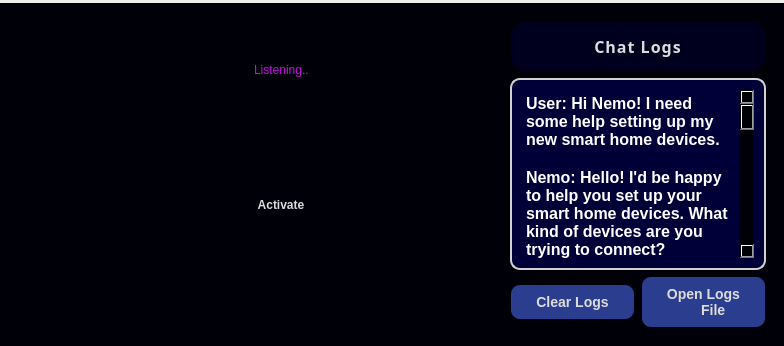
         <widget class="QWidget" name="page_2">
          <layout class="QGridLayout" name="gridLayout_3">
           <property name="leftMargin">
            <number>0</number>
           </property>
           <property name="topMargin">
            <number>3</number>
           </property>
           <property name="rightMargin">
            <number>0</number>
           </property>
           <property name="bottomMargin">
            <number>0</number>
           </property>
           <property name="spacing">
            <number>0</number>
           </property>
           <item row="0" column="0">
            <widget class="QWidget" name="widget_5" native="true">
             <property name="styleSheet">
              <string notr="true">background-color: rgb(0, 0, 8);</string>
             </property>
             <layout class="QHBoxLayout" name="horizontalLayout_16">
              <item>
               <widget class="QFrame" name="frame_9">
                <property name="styleSheet">
                 <string notr="true">
background-color: rgb(255, 255, 255);
background-color: rgb(0, 0, 8);</string>
                </property>
                <property name="frameShape">
                 <enum>QFrame::StyledPanel</enum>
                </property>
                <property name="frameShadow">
                 <enum>QFrame::Raised</enum>
                </property>
                <layout class="QHBoxLayout" name="horizontalLayout_15">
                 <item>
                  <spacer name="horizontalSpacer_21">
                   <property name="orientation">
                    <enum>Qt::Horizontal</enum>
                   </property>
                   <property name="sizeHint" stdset="0">
                    <size>
                     <width>98</width>
                     <height>48</height>
                    </size>
                   </property>
                  </spacer>
                 </item>
                 <item>
                  <widget class="QFrame" name="frame">
                   <layout class="QVBoxLayout" name="verticalLayout_14">
                    <item>
                     <widget class="QFrame" name="frame">
                      <layout class="QGridLayout" name="gridLayout_21">
                       <item row="0" column="0" colspan="3">
                        <widget class="QLabel" name="voicechat_gif">
                         <property name="text">
                          <string/>
                         </property>
                         <property name="pixmap">
                          <pixmap resource="static/resource.qrc">:/images/images/gif3.gif</pixmap>
                         </property>
                         <property name="scaledContents">
                          <bool>true</bool>
                         </property>
                        </widget>
                       </item>
                       <item row="1" column="0">
                        <spacer name="horizontalSpacer_18">
                         <property name="orientation">
                          <enum>Qt::Horizontal</enum>
                         </property>
                         <property name="sizeHint" stdset="0">
                          <size>
                           <width>113</width>
                           <height>20</height>
                          </size>
                         </property>
                        </spacer>
                       </item>
                       <item row="1" column="1">
                        <widget class="QLabel" name="label_8">
                         <property name="styleSheet">
                          <string notr="true">background-color: transparent;
color: rgb(199, 13, 223);
font: 75 20pt &quot;Times New Roman&quot;;
font: 20pt &quot;Segoe Print&quot;;</string>
                         </property>
                         <property name="text">
                          <string>Listening..</string>
                         </property>
                        </widget>
                       </item>
                       <item row="1" column="2">
                        <spacer name="horizontalSpacer_20">
                         <property name="orientation">
                          <enum>Qt::Horizontal</enum>
                         </property>
                         <property name="sizeHint" stdset="0">
                          <size>
                           <width>112</width>
                           <height>20</height>
                          </size>
                         </property>
                        </spacer>
                       </item>
                       <item row="2" column="1">
                        <spacer name="verticalSpacer_20">
                         <property name="orientation">
                          <enum>Qt::Vertical</enum>
                         </property>
                         <property name="sizeHint" stdset="0">
                          <size>
                           <width>20</width>
                           <height>40</height>
                          </size>
                         </property>
                        </spacer>
                       </item>
                       <item row="3" column="1">
                        <spacer name="horizontalSpacer_22">
                         <property name="orientation">
                          <enum>Qt::Horizontal</enum>
                         </property>
                         <property name="sizeHint" stdset="0">
                          <size>
                           <width>40</width>
                           <height>20</height>
                          </size>
                         </property>
                        </spacer>
                       </item>
                      </layout>
                     </widget>
                    </item>
                    <item>
                     <widget class="QPushButton" name="activate_btn">
                      <property name="minimumSize">
                       <size>
                        <width>0</width>
                        <height>100</height>
                       </size>
                      </property>
                      <property name="cursor">
                       <cursorShape>PointingHandCursor</cursorShape>
                      </property>
                      <property name="styleSheet">
                       <string notr="true">QPushButton {
    background-color: qlineargradient(spread:pad, x1:0, y1:0, x2:1, y2:1, 
        stop:0 rgba(234, 0, 255, 255), 
        stop:0.573864 rgba(61, 70, 235, 255), 
        stop:0.98 rgba(95, 52, 255, 255), 
        stop:1 rgba(0, 0, 0, 0));
    color: rgba(220, 220, 220, 255);
   border: 2px solid transparent;
        outline: none;
    border-radius: 25px;
    padding: 12px 20px;
	font: 75 24pt &quot;Sitka Heading&quot;;
	
	font: 75 22pt &quot;Segoe Print&quot;;
    font-weight: 2500;
    box-shadow: 0 0 5px rgba(234, 0, 255, 0.3);
    text-shadow: 0 0 3px rgba(0, 0, 0, 0.5);  /* Added text shadow */
	font: 87 24pt &quot;Segoe UI Black&quot;;

}
QPushButton:hover {
    background-color: qlineargradient(spread:pad, x1:0, y1:0, x2:1, y2:1, 
        stop:0 rgba(255, 105, 255, 255), 
        stop:0.573864 rgba(100, 120, 255, 255), 
        stop:0.98 rgba(150, 120, 255, 255), 
        stop:1 rgba(0, 0, 0, 0));
    color: rgba(30, 30, 30, 255);
    border: 1px solid rgba(255, 105, 255, 255);
    box-shadow: 0 0 15px rgba(255, 105, 255, 0.7);
    text-shadow: 0 0 3px rgba(255, 255, 255, 0.5);  /* White shadow on hover */
    transition: all 0.3s ease;
}

        QPushButton:pressed {
        background: qlineargradient(spread:pad, x1:0, y1:1, x2:1, y2:0, 
                                    stop:0 #007bff, stop:1 #ff00ff);
        border: 2px solid #ff00ff;
    }</string>
                      </property>
                      <property name="text">
                       <string>Activate</string>
                      </property>
                      <property name="iconSize">
                       <size>
                        <width>40</width>
                        <height>40</height>
                       </size>
                      </property>
                     </widget>
                    </item>
                    <item>
                     <spacer name="verticalSpacer_19">
                      <property name="orientation">
                       <enum>Qt::Vertical</enum>
                      </property>
                      <property name="sizeHint" stdset="0">
                       <size>
                        <width>20</width>
                        <height>40</height>
                       </size>
                      </property>
                     </spacer>
                    </item>
                   </layout>
                  </widget>
                 </item>
                 <item>
                  <spacer name="horizontalSpacer_19">
                   <property name="orientation">
                    <enum>Qt::Horizontal</enum>
                   </property>
                   <property name="sizeHint" stdset="0">
                    <size>
                     <width>40</width>
                     <height>20</height>
                    </size>
                   </property>
                  </spacer>
                 </item>
                </layout>
               </widget>
              </item>
              <item>
               <widget class="QFrame" name="frame">
                <property name="maximumSize">
                 <size>
                  <width>400</width>
                  <height>16777215</height>
                 </size>
                </property>
                <layout class="QVBoxLayout" name="verticalLayout_12">
                 <item>
                  <widget class="QLabel" name="chatlog_label">
                   <property name="minimumSize">
                    <size>
                     <width>0</width>
                     <height>50</height>
                    </size>
                   </property>
                   <property name="font">
                    <font>
                     <family>Arial,sans-serif</family>
                     <pointsize>-1</pointsize>
                     <weight>62</weight>
                     <bold>true</bold>
                    </font>
                   </property>
                   <property name="styleSheet">
                    <string notr="true">QLabel {
    color: #2c3e50;
    font-family: 'Segoe UI', 'Roboto', sans-serif;
    font-size: 22px;
    font-weight: bold;
    letter-spacing: 1px;
    padding: 10px 15px;
    background-color: #f5f7fa;
    border-bottom: 2px solid rgb(0, 0, 255);
    border-radius: 5px 5px 0 0;
    text-align: center;
	color: rgb(168, 0, 104);
background-color: rgb(0, 0, 30);
   background-color: qlineargradient(spread:pad, x1:0, y1:0, x2:1, y2:1, 
        stop:0 rgba(255, 105, 255, 255), 
        stop:0.573864 rgba(100, 120, 255, 255), 
        stop:0.98 rgba(150, 120, 255, 255), 
        stop:1 rgba(0, 0, 0, 0));
	color: rgb(255, 255, 255);
    background-color: qlineargradient(spread:pad, x1:0, y1:0, x2:1, y2:1, 
        stop:0 rgba(234, 0, 255, 255), 
        stop:0.573864 rgba(61, 70, 235, 255), 
        stop:0.98 rgba(95, 52, 255, 255), 
        stop:1 rgba(0, 0, 0, 0));
    color: rgba(220, 220, 220, 255);
    border: 1px solid rgba(255, 105, 255, 100);
    border-radius: 15px;
    padding: 12px 20px;
    font-family: 'Arial', sans-serif;
    font-size: 16px;
    font-weight: 500;
    box-shadow: 0 0 5px rgba(234, 0, 255, 0.3);
    text-shadow: 0 0 3px rgba(0, 0, 0, 0.5);  /* Added text shadow */
 /* Replace with the actual object name */
    color: rgba(220, 220, 220, 255);  /* Light gray text */
     border: 2px solid transparent;

}
	</string>
                   </property>
                   <property name="text">
                    <string>Chat Logs</string>
                   </property>
                   <property name="alignment">
                    <set>Qt::AlignCenter</set>
                   </property>
                  </widget>
                 </item>
                 <item>
                  <widget class="QTextBrowser" name="voice_chatlog_text_browser">
                   <property name="styleSheet">
                    <string notr="true">QTextBrowser {
    background-color: #ffffff;
    color: #2c3e50;
    border: 1px solid #e0e0e0;
    border-radius: 6px;
    padding: 10px;
    font-family: 'Segoe UI', 'Roboto', sans-serif;
    font-size: 14px;
    line-height: 1.5;
    selection-background-color: #3498db;
    selection-color: white;

    background-color: #f8f8f8;
    border: 2px solid #d1d1d1;
    border-radius: 10px;
    padding: 10px;
    font-size: 12px;
    font-family: Arial;
	background-color: rgb(0, 0, 57);
	color: rgb(136, 57, 244);
	color: rgb(6, 153, 116);
 background: qlineargradient(spread:pad, x1:0, y1:1, x2:1, y2:0, 
                                    stop:0 #007bff, stop:1 #ff00ff);
	color: rgb(255, 255, 255);
}

QTextBrowser:focus {
    border: 1px solid #3498db;
}

QScrollBar:vertical {
    border: none;
    background: #f0f0f0;
    width: 10px;
    margin: 0px;
    border-radius: 5px;
}

QScrollBar::handle:vertical {
    background: #c0c0c0;
    min-height: 30px;
    border-radius: 5px;
}

QScrollBar::handle:vertical:hover {
    background: #a0a0a0;
}

QScrollBar::add-line:vertical, QScrollBar::sub-line:vertical {
    height: 0px;
}

QScrollBar::add-page:vertical, QScrollBar::sub-page:vertical {
    background: none;}</string>
                   </property>
                   <property name="html">
                    <string>&lt;!DOCTYPE HTML PUBLIC &quot;-//W3C//DTD HTML 4.0//EN&quot; &quot;http://www.w3.org/TR/REC-html40/strict.dtd&quot;&gt;
&lt;html&gt;&lt;head&gt;&lt;meta name=&quot;qrichtext&quot; content=&quot;1&quot; /&gt;&lt;style type=&quot;text/css&quot;&gt;
p, li { white-space: pre-wrap; }
&lt;/style&gt;&lt;/head&gt;&lt;body style=&quot; font-family:'Arial'; font-size:12px; font-weight:400; font-style:normal;&quot;&gt;
&lt;p style=&quot; margin-top:0px; margin-bottom:0px; margin-left:0px; margin-right:0px; -qt-block-indent:0; text-indent:0px;&quot;&gt;&lt;span style=&quot; font-family:'Segoe UI,Roboto,sans-serif'; font-size:12pt; font-weight:600;&quot;&gt;User: Hi Nemo! I need some help setting up my new smart home devices.&lt;/span&gt;&lt;/p&gt;
&lt;p style=&quot;-qt-paragraph-type:empty; margin-top:0px; margin-bottom:0px; margin-left:0px; margin-right:0px; -qt-block-indent:0; text-indent:0px; font-family:'Segoe UI,Roboto,sans-serif'; font-size:12pt; font-weight:600;&quot;&gt;&lt;br /&gt;&lt;/p&gt;
&lt;p style=&quot; margin-top:0px; margin-bottom:0px; margin-left:0px; margin-right:0px; -qt-block-indent:0; text-indent:0px;&quot;&gt;&lt;span style=&quot; font-family:'Segoe UI,Roboto,sans-serif'; font-size:12pt; font-weight:600;&quot;&gt;Nemo: Hello! I'd be happy to help you set up your smart home devices. What kind of devices are you trying to connect?&lt;/span&gt;&lt;/p&gt;
&lt;p style=&quot;-qt-paragraph-type:empty; margin-top:0px; margin-bottom:0px; margin-left:0px; margin-right:0px; -qt-block-indent:0; text-indent:0px; font-family:'Segoe UI,Roboto,sans-serif'; font-size:12pt; font-weight:600;&quot;&gt;&lt;br /&gt;&lt;/p&gt;
&lt;p style=&quot; margin-top:0px; margin-bottom:0px; margin-left:0px; margin-right:0px; -qt-block-indent:0; text-indent:0px;&quot;&gt;&lt;span style=&quot; font-family:'Segoe UI,Roboto,sans-serif'; font-size:12pt; font-weight:600;&quot;&gt;User: I have a new smart thermostat and three smart bulbs. They're all from different brands though.&lt;/span&gt;&lt;/p&gt;
&lt;p style=&quot;-qt-paragraph-type:empty; margin-top:0px; margin-bottom:0px; margin-left:0px; margin-right:0px; -qt-block-indent:0; text-indent:0px; font-family:'Segoe UI,Roboto,sans-serif'; font-size:12pt; font-weight:600;&quot;&gt;&lt;br /&gt;&lt;/p&gt;
&lt;p style=&quot; margin-top:0px; margin-bottom:0px; margin-left:0px; margin-right:0px; -qt-block-indent:0; text-indent:0px;&quot;&gt;&lt;span style=&quot; font-family:'Segoe UI,Roboto,sans-serif'; font-size:12pt; font-weight:600;&quot;&gt;Nemo: No problem! We can get them all working together. Let's start with the thermostat - what brand is it?&lt;/span&gt;&lt;/p&gt;
&lt;p style=&quot;-qt-paragraph-type:empty; margin-top:0px; margin-bottom:0px; margin-left:0px; margin-right:0px; -qt-block-indent:0; text-indent:0px; font-family:'Segoe UI,Roboto,sans-serif'; font-size:12pt; font-weight:600;&quot;&gt;&lt;br /&gt;&lt;/p&gt;
&lt;p style=&quot; margin-top:0px; margin-bottom:0px; margin-left:0px; margin-right:0px; -qt-block-indent:0; text-indent:0px;&quot;&gt;&lt;span style=&quot; font-family:'Segoe UI,Roboto,sans-serif'; font-size:12pt; font-weight:600;&quot;&gt;User: It's a NestTech TH500. I've downloaded the app but I'm stuck on the WiFi connection part.&lt;/span&gt;&lt;/p&gt;
&lt;p style=&quot;-qt-paragraph-type:empty; margin-top:0px; margin-bottom:0px; margin-left:0px; margin-right:0px; -qt-block-indent:0; text-indent:0px; font-family:'Segoe UI,Roboto,sans-serif'; font-size:12pt; font-weight:600;&quot;&gt;&lt;br /&gt;&lt;/p&gt;
&lt;p style=&quot; margin-top:0px; margin-bottom:0px; margin-left:0px; margin-right:0px; -qt-block-indent:0; text-indent:0px;&quot;&gt;&lt;span style=&quot; font-family:'Segoe UI,Roboto,sans-serif'; font-size:12pt; font-weight:600;&quot;&gt;Nemo: The NestTech TH500 can be tricky! Make sure your phone is connected to your 2.4GHz network (not 5GHz), then press and hold the thermostat's main button for 5 seconds until you see a blue flashing light.&lt;/span&gt;&lt;/p&gt;
&lt;p style=&quot;-qt-paragraph-type:empty; margin-top:0px; margin-bottom:0px; margin-left:0px; margin-right:0px; -qt-block-indent:0; text-indent:0px; font-family:'Segoe UI,Roboto,sans-serif'; font-size:12pt; font-weight:600;&quot;&gt;&lt;br /&gt;&lt;/p&gt;
&lt;p style=&quot; margin-top:0px; margin-bottom:0px; margin-left:0px; margin-right:0px; -qt-block-indent:0; text-indent:0px;&quot;&gt;&lt;span style=&quot; font-family:'Segoe UI,Roboto,sans-serif'; font-size:12pt; font-weight:600;&quot;&gt;User: That worked! Now it's showing up in the app. What about the smart bulbs?&lt;/span&gt;&lt;/p&gt;
&lt;p style=&quot;-qt-paragraph-type:empty; margin-top:0px; margin-bottom:0px; margin-left:0px; margin-right:0px; -qt-block-indent:0; text-indent:0px; font-family:'Segoe UI,Roboto,sans-serif'; font-size:12pt; font-weight:600;&quot;&gt;&lt;br /&gt;&lt;/p&gt;
&lt;p style=&quot; margin-top:0px; margin-bottom:0px; margin-left:0px; margin-right:0px; -qt-block-indent:0; text-indent:0px;&quot;&gt;&lt;span style=&quot; font-family:'Segoe UI,Roboto,sans-serif'; font-size:12pt; font-weight:600;&quot;&gt;Nemo: Great! For the smart bulbs, we'll need to connect them one by one. Which brands do you have?&lt;/span&gt;&lt;/p&gt;
&lt;p style=&quot;-qt-paragraph-type:empty; margin-top:0px; margin-bottom:0px; margin-left:0px; margin-right:0px; -qt-block-indent:0; text-indent:0px; font-family:'Segoe UI,Roboto,sans-serif'; font-size:12pt; font-weight:600;&quot;&gt;&lt;br /&gt;&lt;/p&gt;
&lt;p style=&quot; margin-top:0px; margin-bottom:0px; margin-left:0px; margin-right:0px; -qt-block-indent:0; text-indent:0px;&quot;&gt;&lt;span style=&quot; font-family:'Segoe UI,Roboto,sans-serif'; font-size:12pt; font-weight:600;&quot;&gt;User: I have two LumiGlow bulbs and one SmartShine bulb.&lt;/span&gt;&lt;/p&gt;
&lt;p style=&quot;-qt-paragraph-type:empty; margin-top:0px; margin-bottom:0px; margin-left:0px; margin-right:0px; -qt-block-indent:0; text-indent:0px; font-family:'Segoe UI,Roboto,sans-serif'; font-size:12pt; font-weight:600;&quot;&gt;&lt;br /&gt;&lt;/p&gt;
&lt;p style=&quot; margin-top:0px; margin-bottom:0px; margin-left:0px; margin-right:0px; -qt-block-indent:0; text-indent:0px;&quot;&gt;&lt;span style=&quot; font-family:'Segoe UI,Roboto,sans-serif'; font-size:12pt; font-weight:600;&quot;&gt;Nemo: Perfect. For the LumiGlow bulbs, you'll use the LumiHome app. For the SmartShine, download the SmartLife app. Once they're all connected, we can integrate them with your home assistant platform.&lt;/span&gt;&lt;/p&gt;
&lt;p style=&quot;-qt-paragraph-type:empty; margin-top:0px; margin-bottom:0px; margin-left:0px; margin-right:0px; -qt-block-indent:0; text-indent:0px; font-family:'Segoe UI,Roboto,sans-serif'; font-size:12pt; font-weight:600;&quot;&gt;&lt;br /&gt;&lt;/p&gt;
&lt;p style=&quot; margin-top:0px; margin-bottom:0px; margin-left:0px; margin-right:0px; -qt-block-indent:0; text-indent:0px;&quot;&gt;&lt;span style=&quot; font-family:'Segoe UI,Roboto,sans-serif'; font-size:12pt; font-weight:600;&quot;&gt;User: Thanks for your help! I'll try setting them up now and let you know how it goes.&lt;/span&gt;&lt;/p&gt;
&lt;p style=&quot;-qt-paragraph-type:empty; margin-top:0px; margin-bottom:0px; margin-left:0px; margin-right:0px; -qt-block-indent:0; text-indent:0px; font-family:'Segoe UI,Roboto,sans-serif'; font-size:12pt; font-weight:600;&quot;&gt;&lt;br /&gt;&lt;/p&gt;
&lt;p style=&quot; margin-top:0px; margin-bottom:0px; margin-left:0px; margin-right:0px; -qt-block-indent:0; text-indent:0px;&quot;&gt;&lt;span style=&quot; font-family:'Segoe UI,Roboto,sans-serif'; font-size:12pt; font-weight:600;&quot;&gt;Nemo: You're welcome! Feel free to message me if you run into any issues. Good luck with your smart home setup!&lt;/span&gt;&lt;/p&gt;&lt;/body&gt;&lt;/html&gt;</string>
                   </property>
                  </widget>
                 </item>
                 <item>
                  <layout class="QHBoxLayout" name="horizontalLayout_14">
                   <item>
                    <widget class="QPushButton" name="clearlogs_btn">
                     <property name="cursor">
                      <cursorShape>PointingHandCursor</cursorShape>
                     </property>
                     <property name="styleSheet">
                      <string notr="true">QPushButton {
    background-color: qlineargradient(spread:pad, x1:0, y1:0, x2:1, y2:1, 
        stop:0 rgba(234, 0, 255, 255), 
        stop:0.573864 rgba(61, 70, 235, 255), 
        stop:0.98 rgba(95, 52, 255, 255), 
        stop:1 rgba(0, 0, 0, 0));
    color: rgba(220, 220, 220, 255);
    border: 1px solid rgba(255, 105, 255, 100);
    border-radius: 15px;
    padding: 12px 20px;
    font-family: 'Arial', sans-serif;
    font-size: 16px;
    font-weight: 500;
    box-shadow: 0 0 5px rgba(234, 0, 255, 0.3);
    text-shadow: 0 0 3px rgba(0, 0, 0, 0.5);  /* Added text shadow */
background-color: rgb(43, 61, 143);
 /* Replace with the actual object name */
    background-color: qlineargradient(spread:pad, x1:0, y1:0, x2:1, y2:1, 
        stop:0 rgba(61, 70, 235, 100), 
        stop:1 rgba(95, 52, 255, 100));
    color: rgba(220, 220, 220, 255);  /* Light gray text */
     border: 2px solid transparent;
        outline: none;
    border-radius: 10px;  /* Rounded edges */
    padding: 8px;
    font-size: 14px;

}
QPushButton:hover {
    background-color: qlineargradient(spread:pad, x1:0, y1:0, x2:1, y2:1, 
        stop:0 rgba(255, 105, 255, 255), 
        stop:0.573864 rgba(100, 120, 255, 255), 
        stop:0.98 rgba(150, 120, 255, 255), 
        stop:1 rgba(0, 0, 0, 0));
    color: rgba(30, 30, 30, 255);
    border: 1px solid rgba(255, 105, 255, 255);
    box-shadow: 0 0 15px rgba(255, 105, 255, 0.7);
    text-shadow: 0 0 3px rgba(255, 255, 255, 0.5);  /* White shadow on hover */
    transition: all 0.3s ease;
}

    QPushButton:pressed {
        background: qlineargradient(spread:pad, x1:0, y1:1, x2:1, y2:0, 
                                    stop:0 #007bff, stop:1 #ff00ff);
        border: 2px solid #ff00ff;
    }</string>
                     </property>
                     <property name="text">
                      <string>Clear Logs</string>
                     </property>
                     <property name="icon">
                      <iconset resource="static/resource.qrc">
                       <normaloff>:/icon/icon/clear.png</normaloff>:/icon/icon/clear.png</iconset>
                     </property>
                     <property name="iconSize">
                      <size>
                       <width>40</width>
                       <height>40</height>
                      </size>
                     </property>
                    </widget>
                   </item>
                   <item>
                    <widget class="QPushButton" name="openlogsfile_btn">
                     <property name="cursor">
                      <cursorShape>PointingHandCursor</cursorShape>
                     </property>
                     <property name="styleSheet">
                      <string notr="true">QPushButton {
    background-color: qlineargradient(spread:pad, x1:0, y1:0, x2:1, y2:1, 
        stop:0 rgba(234, 0, 255, 255), 
        stop:0.573864 rgba(61, 70, 235, 255), 
        stop:0.98 rgba(95, 52, 255, 255), 
        stop:1 rgba(0, 0, 0, 0));
    color: rgba(220, 220, 220, 255);
    border: 1px solid rgba(255, 105, 255, 100);
    border-radius: 15px;
    padding: 12px 20px;
    font-family: 'Arial', sans-serif;
    font-size: 16px;
    font-weight: 500;
    box-shadow: 0 0 5px rgba(234, 0, 255, 0.3);
    text-shadow: 0 0 3px rgba(0, 0, 0, 0.5);  /* Added text shadow */
background-color: rgb(43, 61, 143);
 /* Replace with the actual object name */
    background-color: qlineargradient(spread:pad, x1:0, y1:0, x2:1, y2:1, 
        stop:0 rgba(61, 70, 235, 100), 
        stop:1 rgba(95, 52, 255, 100));
    color: rgba(220, 220, 220, 255);  /* Light gray text */
     border: 2px solid transparent;
        outline: none;
    border-radius: 10px;  /* Rounded edges */
    padding: 8px;
    font-size: 14px;

}
QPushButton:hover {
    background-color: qlineargradient(spread:pad, x1:0, y1:0, x2:1, y2:1, 
        stop:0 rgba(255, 105, 255, 255), 
        stop:0.573864 rgba(100, 120, 255, 255), 
        stop:0.98 rgba(150, 120, 255, 255), 
        stop:1 rgba(0, 0, 0, 0));
    color: rgba(30, 30, 30, 255);
    border: 1px solid rgba(255, 105, 255, 255);
    box-shadow: 0 0 15px rgba(255, 105, 255, 0.7);
    text-shadow: 0 0 3px rgba(255, 255, 255, 0.5);  /* White shadow on hover */
    transition: all 0.3s ease;
}

    QPushButton:pressed {
        background: qlineargradient(spread:pad, x1:0, y1:1, x2:1, y2:0, 
                                    stop:0 #007bff, stop:1 #ff00ff);
        border: 2px solid #ff00ff;
    }</string>
                     </property>
                     <property name="text">
                      <string>Open Logs
     File</string>
                     </property>
                     <property name="icon">
                      <iconset resource="static/resource.qrc">
                       <normaloff>:/icon/icon/Open_icon.webp</normaloff>:/icon/icon/Open_icon.webp</iconset>
                     </property>
                     <property name="iconSize">
                      <size>
                       <width>40</width>
                       <height>40</height>
                      </size>
                     </property>
                    </widget>
                   </item>
                  </layout>
                 </item>
                </layout>
               </widget>
              </item>
             </layout>
            </widget>
           </item>
          </layout>
         </widget>
